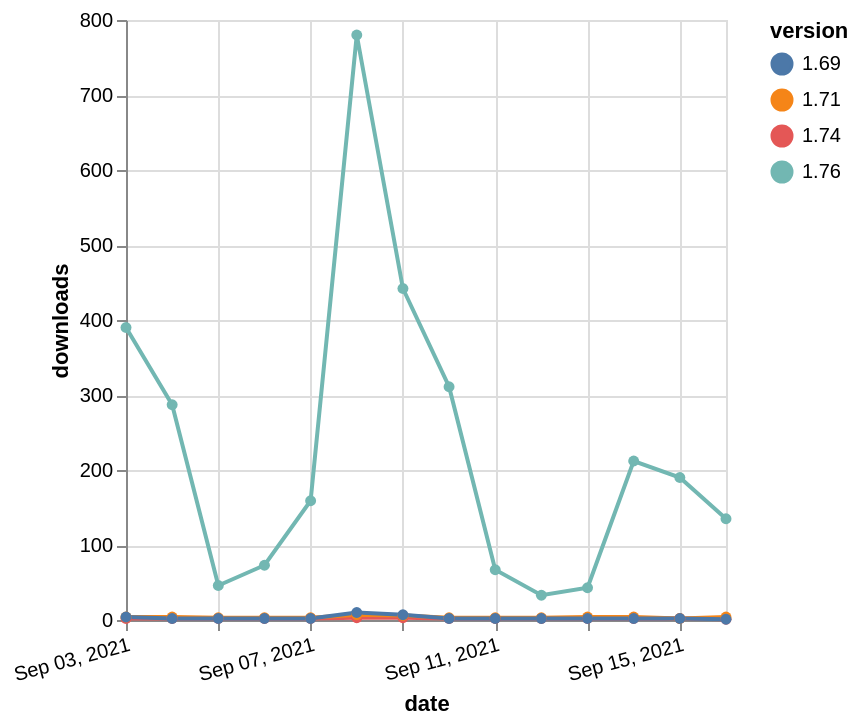

Specify this chart in Vega-Lite:
### Vega-Lite specification from a JSON file in a GitHub repository (floating-point values rounded to 4 significant figures)
{"$schema": "https://vega.github.io/schema/vega-lite/v5.json", "description": "A simple bar chart with embedded data.", "data": {"values": [{"date": "2021-09-03", "total": 11461, "delta": 2, "version": "1.74"}, {"date": "2021-09-04", "total": 11463, "delta": 2, "version": "1.74"}, {"date": "2021-09-05", "total": 11465, "delta": 2, "version": "1.74"}, {"date": "2021-09-06", "total": 11467, "delta": 2, "version": "1.74"}, {"date": "2021-09-07", "total": 11469, "delta": 2, "version": "1.74"}, {"date": "2021-09-08", "total": 11472, "delta": 3, "version": "1.74"}, {"date": "2021-09-09", "total": 11475, "delta": 3, "version": "1.74"}, {"date": "2021-09-10", "total": 11477, "delta": 2, "version": "1.74"}, {"date": "2021-09-11", "total": 11479, "delta": 2, "version": "1.74"}, {"date": "2021-09-12", "total": 11481, "delta": 2, "version": "1.74"}, {"date": "2021-09-13", "total": 11483, "delta": 2, "version": "1.74"}, {"date": "2021-09-14", "total": 11485, "delta": 2, "version": "1.74"}, {"date": "2021-09-15", "total": 11487, "delta": 2, "version": "1.74"}, {"date": "2021-09-16", "total": 11488, "delta": 1, "version": "1.74"}, {"date": "2021-09-03", "total": 43486, "delta": 4, "version": "1.71"}, {"date": "2021-09-04", "total": 43490, "delta": 4, "version": "1.71"}, {"date": "2021-09-05", "total": 43493, "delta": 3, "version": "1.71"}, {"date": "2021-09-06", "total": 43496, "delta": 3, "version": "1.71"}, {"date": "2021-09-07", "total": 43499, "delta": 3, "version": "1.71"}, {"date": "2021-09-08", "total": 43506, "delta": 7, "version": "1.71"}, {"date": "2021-09-09", "total": 43512, "delta": 6, "version": "1.71"}, {"date": "2021-09-10", "total": 43515, "delta": 3, "version": "1.71"}, {"date": "2021-09-11", "total": 43518, "delta": 3, "version": "1.71"}, {"date": "2021-09-12", "total": 43521, "delta": 3, "version": "1.71"}, {"date": "2021-09-13", "total": 43525, "delta": 4, "version": "1.71"}, {"date": "2021-09-14", "total": 43529, "delta": 4, "version": "1.71"}, {"date": "2021-09-15", "total": 43531, "delta": 2, "version": "1.71"}, {"date": "2021-09-16", "total": 43535, "delta": 4, "version": "1.71"}, {"date": "2021-09-03", "total": 4776, "delta": 4, "version": "1.69"}, {"date": "2021-09-04", "total": 4778, "delta": 2, "version": "1.69"}, {"date": "2021-09-05", "total": 4780, "delta": 2, "version": "1.69"}, {"date": "2021-09-06", "total": 4782, "delta": 2, "version": "1.69"}, {"date": "2021-09-07", "total": 4784, "delta": 2, "version": "1.69"}, {"date": "2021-09-08", "total": 4794, "delta": 10, "version": "1.69"}, {"date": "2021-09-09", "total": 4801, "delta": 7, "version": "1.69"}, {"date": "2021-09-10", "total": 4803, "delta": 2, "version": "1.69"}, {"date": "2021-09-11", "total": 4805, "delta": 2, "version": "1.69"}, {"date": "2021-09-12", "total": 4807, "delta": 2, "version": "1.69"}, {"date": "2021-09-13", "total": 4809, "delta": 2, "version": "1.69"}, {"date": "2021-09-14", "total": 4811, "delta": 2, "version": "1.69"}, {"date": "2021-09-15", "total": 4813, "delta": 2, "version": "1.69"}, {"date": "2021-09-16", "total": 4814, "delta": 1, "version": "1.69"}, {"date": "2021-09-03", "total": 146459, "delta": 390, "version": "1.76"}, {"date": "2021-09-04", "total": 146746, "delta": 287, "version": "1.76"}, {"date": "2021-09-05", "total": 146792, "delta": 46, "version": "1.76"}, {"date": "2021-09-06", "total": 146865, "delta": 73, "version": "1.76"}, {"date": "2021-09-07", "total": 147024, "delta": 159, "version": "1.76"}, {"date": "2021-09-08", "total": 147804, "delta": 780, "version": "1.76"}, {"date": "2021-09-09", "total": 148246, "delta": 442, "version": "1.76"}, {"date": "2021-09-10", "total": 148557, "delta": 311, "version": "1.76"}, {"date": "2021-09-11", "total": 148624, "delta": 67, "version": "1.76"}, {"date": "2021-09-12", "total": 148657, "delta": 33, "version": "1.76"}, {"date": "2021-09-13", "total": 148700, "delta": 43, "version": "1.76"}, {"date": "2021-09-14", "total": 148912, "delta": 212, "version": "1.76"}, {"date": "2021-09-15", "total": 149102, "delta": 190, "version": "1.76"}, {"date": "2021-09-16", "total": 149237, "delta": 135, "version": "1.76"}]}, "width": "container", "mark": {"type": "line", "point": {"filled": true}}, "encoding": {"x": {"field": "date", "type": "temporal", "timeUnit": "yearmonthdate", "title": "date", "axis": {"labelAngle": -15}}, "y": {"field": "delta", "type": "quantitative", "title": "downloads"}, "color": {"field": "version", "type": "nominal"}, "tooltip": {"field": "delta"}}}
